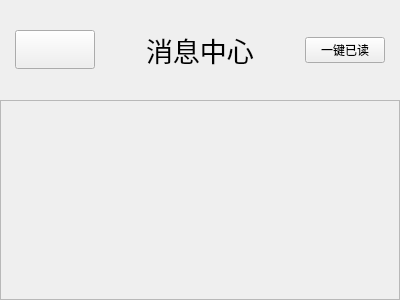
<?xml version="1.0" encoding="UTF-8"?>
<ui version="4.0">
 <class>messageCenter</class>
 <widget class="QWidget" name="messageCenter">
  <property name="geometry">
   <rect>
    <x>0</x>
    <y>0</y>
    <width>400</width>
    <height>300</height>
   </rect>
  </property>
  <property name="windowTitle">
   <string>Form</string>
  </property>
  <layout class="QVBoxLayout" name="verticalLayout_2">
   <property name="spacing">
    <number>0</number>
   </property>
   <property name="leftMargin">
    <number>0</number>
   </property>
   <property name="topMargin">
    <number>0</number>
   </property>
   <property name="rightMargin">
    <number>0</number>
   </property>
   <property name="bottomMargin">
    <number>0</number>
   </property>
   <item>
    <widget class="QWidget" name="widget" native="true">
     <property name="sizePolicy">
      <sizepolicy hsizetype="Maximum" vsizetype="Maximum">
       <horstretch>0</horstretch>
       <verstretch>0</verstretch>
      </sizepolicy>
     </property>
     <property name="minimumSize">
      <size>
       <width>0</width>
       <height>0</height>
      </size>
     </property>
     <property name="maximumSize">
      <size>
       <width>16777215</width>
       <height>16777215</height>
      </size>
     </property>
     <layout class="QHBoxLayout" name="horizontalLayout">
      <property name="leftMargin">
       <number>15</number>
      </property>
      <property name="topMargin">
       <number>30</number>
      </property>
      <property name="rightMargin">
       <number>15</number>
      </property>
      <property name="bottomMargin">
       <number>30</number>
      </property>
      <item>
       <widget class="QPushButton" name="goBack">
        <property name="sizePolicy">
         <sizepolicy hsizetype="Maximum" vsizetype="Maximum">
          <horstretch>0</horstretch>
          <verstretch>0</verstretch>
         </sizepolicy>
        </property>
        <property name="font">
         <font>
          <pointsize>20</pointsize>
         </font>
        </property>
        <property name="autoFillBackground">
         <bool>false</bool>
        </property>
        <property name="text">
         <string/>
        </property>
        <property name="icon">
         <iconset resource="resource.qrc">
          <normaloff>:/style.qss</normaloff>
          <normalon>:/icon/return.png</normalon>:/style.qss</iconset>
        </property>
        <property name="checkable">
         <bool>true</bool>
        </property>
       </widget>
      </item>
      <item>
       <spacer name="horizontalSpacer">
        <property name="orientation">
         <enum>Qt::Horizontal</enum>
        </property>
        <property name="sizeHint" stdset="0">
         <size>
          <width>220</width>
          <height>20</height>
         </size>
        </property>
       </spacer>
      </item>
      <item>
       <widget class="QLabel" name="titleLabel">
        <property name="font">
         <font>
          <pointsize>20</pointsize>
         </font>
        </property>
        <property name="text">
         <string>消息中心</string>
        </property>
        <property name="margin">
         <number>0</number>
        </property>
       </widget>
      </item>
      <item>
       <spacer name="horizontalSpacer_2">
        <property name="orientation">
         <enum>Qt::Horizontal</enum>
        </property>
        <property name="sizeHint" stdset="0">
         <size>
          <width>220</width>
          <height>20</height>
         </size>
        </property>
       </spacer>
      </item>
      <item>
       <widget class="QPushButton" name="messageRead">
        <property name="text">
         <string>一键已读</string>
        </property>
       </widget>
      </item>
     </layout>
    </widget>
   </item>
   <item>
    <widget class="myScollArea" name="messageScrollArea">
     <property name="sizePolicy">
      <sizepolicy hsizetype="Expanding" vsizetype="Expanding">
       <horstretch>0</horstretch>
       <verstretch>0</verstretch>
      </sizepolicy>
     </property>
     <property name="minimumSize">
      <size>
       <width>0</width>
       <height>0</height>
      </size>
     </property>
     <property name="maximumSize">
      <size>
       <width>16777215</width>
       <height>16777215</height>
      </size>
     </property>
     <property name="mouseTracking">
      <bool>true</bool>
     </property>
     <property name="tabletTracking">
      <bool>true</bool>
     </property>
     <property name="contextMenuPolicy">
      <enum>Qt::DefaultContextMenu</enum>
     </property>
     <property name="acceptDrops">
      <bool>true</bool>
     </property>
     <property name="verticalScrollBarPolicy">
      <enum>Qt::ScrollBarAlwaysOff</enum>
     </property>
     <property name="horizontalScrollBarPolicy">
      <enum>Qt::ScrollBarAlwaysOff</enum>
     </property>
     <property name="sizeAdjustPolicy">
      <enum>QAbstractScrollArea::AdjustToContents</enum>
     </property>
     <property name="widgetResizable">
      <bool>true</bool>
     </property>
     <property name="alignment">
      <set>Qt::AlignLeading|Qt::AlignLeft|Qt::AlignTop</set>
     </property>
     <widget class="QWidget" name="scrollAreaWidgetContents">
      <property name="geometry">
       <rect>
        <x>0</x>
        <y>0</y>
        <width>398</width>
        <height>1000</height>
       </rect>
      </property>
      <property name="sizePolicy">
       <sizepolicy hsizetype="Expanding" vsizetype="Maximum">
        <horstretch>0</horstretch>
        <verstretch>0</verstretch>
       </sizepolicy>
      </property>
      <property name="minimumSize">
       <size>
        <width>0</width>
        <height>1000</height>
       </size>
      </property>
      <property name="mouseTracking">
       <bool>true</bool>
      </property>
      <property name="tabletTracking">
       <bool>true</bool>
      </property>
      <property name="acceptDrops">
       <bool>true</bool>
      </property>
      <property name="styleSheet">
       <string notr="true"/>
      </property>
      <layout class="QVBoxLayout" name="verticalLayout">
       <property name="spacing">
        <number>10</number>
       </property>
       <property name="leftMargin">
        <number>15</number>
       </property>
       <property name="topMargin">
        <number>0</number>
       </property>
       <property name="rightMargin">
        <number>15</number>
       </property>
       <property name="bottomMargin">
        <number>0</number>
       </property>
      </layout>
     </widget>
    </widget>
   </item>
  </layout>
 </widget>
 <customwidgets>
  <customwidget>
   <class>myScollArea</class>
   <extends>QScrollArea</extends>
   <header>myscollarea.h</header>
   <container>1</container>
  </customwidget>
 </customwidgets>
 <resources>
  <include location="resource.qrc"/>
 </resources>
 <connections/>
</ui>
